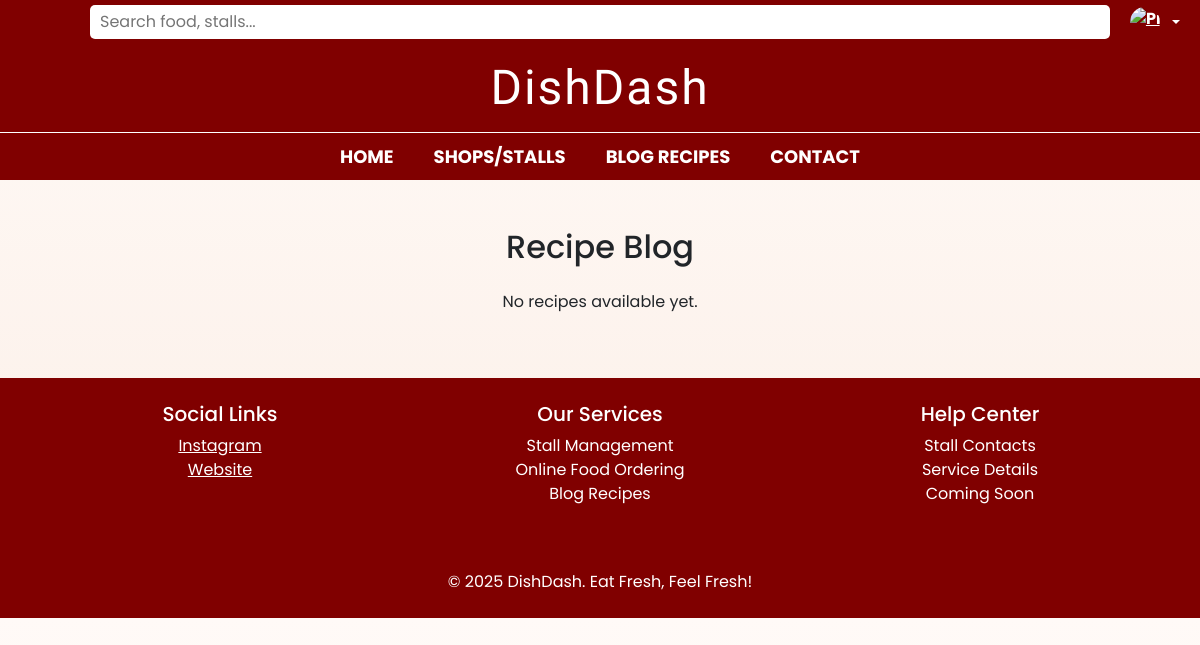
The app's page /blogs/ (signed in), older data.
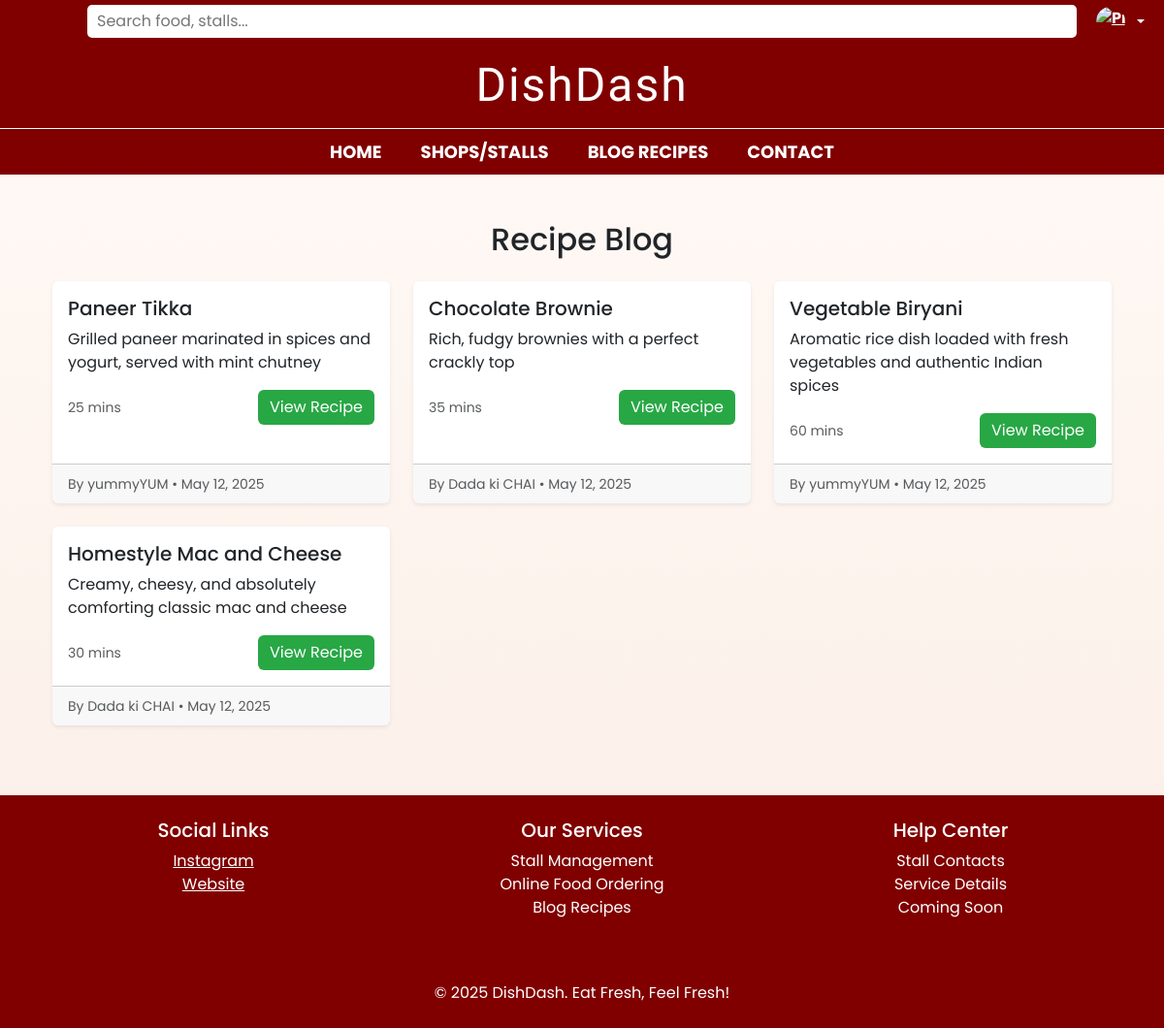
The same page, newer data.
### orders/models.py (models this page shows, shortened)
class Recipe(models.Model):
    title = models.CharField(max_length=200)
    description = models.TextField()
    ingredients = models.TextField()
    instructions = models.TextField()
    cooking_time = models.PositiveIntegerField(help_text="Cooking time in minutes")
    created_at = models.DateTimeField(auto_now_add=True)
    stall = models.ForeignKey(Stall, on_delete=models.CASCADE, related_name='recipes')
    image = models.ImageField(upload_to='recipe_images/', blank=True, null=True)

class Stall(models.Model):
    name = models.CharField(max_length=100)
    description = models.TextField(blank=True)
    contact_number = models.CharField(max_length=15, blank=True)
    instagram = models.URLField(blank=True)
    facebook = models.URLField(blank=True)
    twitter = models.URLField(blank=True)

### orders/views.py (the view)
# urls.py: path('blogs/', views.blogs, name='blogs'),
def blogs(request):
    recipes = Recipe.objects.all().order_by('-created_at')
    return render(request, 'orders/blogs.html', {'recipes': recipes})

### orders/Templates/orders/blogs.html (shortened to what this page needs)
{% extends 'orders/base.html' %}
{% block content %}
<div class="container mt-5">
    <h2 class="text-center mb-4">Recipe Blog</h2>
    <div class="row">
        {% for recipe in recipes %}
        <div class="col-md-4 mb-4">
            <div class="card h-100 shadow-sm">
                <div class="card-body">
                    <h5 class="card-title">{{ recipe.title }}</h5>
                    <p class="card-text">{{ recipe.description|truncatewords:30 }}</p>
                    <div class="d-flex justify-content-between align-items-center">
                        <div class="text-muted">
                            <small>{{ recipe.cooking_time }} mins</small>
                        </div>
                        <a href="{% url 'recipe_detail' recipe.id %}" class="btn btn-primary">View Recipe</a>
                    </div>
                </div>
                <div class="card-footer text-muted">
                    <small>By {{ recipe.stall.name }} • {{ recipe.created_at|date:"F j, Y" }}</small>
                </div>
            </div>
        </div>
        {% empty %}
        <div class="col-12 text-center">
            <p>No recipes available yet.</p>
        </div>
        {% endfor %}
    </div>
</div>
{% endblock %}

Row changes from the older to the newer data that the page shows:
added Recipe: title "Paneer Tikka", description "Grilled paneer marinated in spices and yogurt, served with mint chutney", cooking_time "25", stall.name "yummyYUM", created_at "May 12, 2025"
added Recipe: title "Chocolate Brownie", description "Rich, fudgy brownies with a perfect crackly top", cooking_time "35", stall.name "Dada ki CHAI", created_at "May 12, 2025"
added Recipe: title "Vegetable Biryani", description "Aromatic rice dish loaded with fresh vegetables and authentic Indian spices", cooking_time "60", stall.name "yummyYUM", created_at "May 12, 2025"
added Recipe: title "Homestyle Mac and Cheese", description "Creamy, cheesy, and absolutely comforting classic mac and cheese", cooking_time "30", stall.name "Dada ki CHAI", created_at "May 12, 2025"
Text that changed along with them:
text no longer shown: "No recipes available yet."
